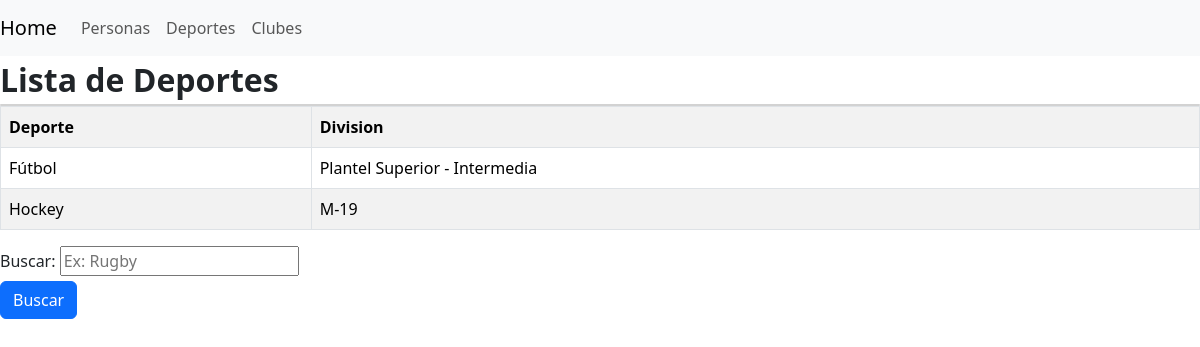
Page /deporte/ on the earlier database version.
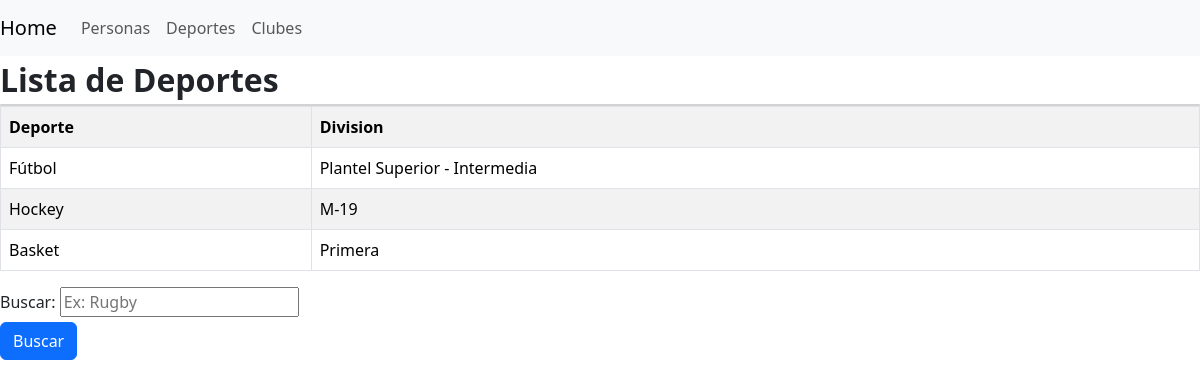
Same page on the later database version.
### polls/models.py (models this page shows, shortened)
class Deporte(models.Model):
    nombredeporte = models.CharField(max_length=100)
    division = models.CharField(max_length=100)

### polls/views.py (the view)
# urls.py: path('deporte/', views.ver_deporte, name='Deportes'),
def ver_deporte(request):
    deporte_list = Deporte.objects.all()
    template = loader.get_template('polls/deporte.html')
    context = {
        'deporte_list': deporte_list,
    }
    return HttpResponse(template.render(context, request))

### polls/templates/polls/deporte.html (shortened to what this page needs)
{% extends 'polls/base.html' %}
{% block content0 %}Lista de Deportes{% endblock %}
{% block content %}
    <tr>
      <th>Deporte</th>
      <th>Division</th>
    </tr>
    {% if deporte_list %}
        {% for deporte in deporte_list %}
            <tr>
            <td>{{ deporte.nombredeporte }}</td>
            <td>{{ deporte.division }}</td>
            </tr>
        {% endfor %}
    {% else %}
        <p>No polls are available.</p>
    {% endif %}
{% endblock %}
{% block content2 %}
<form action="/buscard/" method="GET">
      <label for="deporteInput" class="form-label">Buscar: </label>
      <input id="nombredeporte" name="nombredeporte" type="text" placeholder="Ex: Rugby">
    </div>
    <button type="submit" class="btn btn-primary">Buscar</button>
{% endblock %}

### polls/templates/polls/base.html (shortened to what this page needs)
<!DOCTYPE html>
{% load bootstrap5 %}
{% bootstrap_css %}
<nav class="navbar navbar-expand-lg navbar-light bg-light">
    <a class="navbar-brand" href="/">Home</a>
    <div class="collapse navbar-collapse" id="navbarNavAltMarkup">
        <div class="navbar-nav">
            <a class="nav-item nav-link" href="/persona">Personas</a>
            <a class="nav-item nav-link" href="/deporte">Deportes</a>
            <a class="nav-item nav-link" href="/club">Clubes</a>
        </div>
    </div>
</nav>
<div class="fs-2 fw-bold">
    {% block content0 %}{% endblock %}
</div>
<div class="card">
</div>
<table class="table table-hover table-striped table-bordered">
    {% block content %}{% endblock %}
</table>
<div>
    {% block content2 %}{% endblock %}

Differences in the rows shown:
added Deporte: nombredeporte "Basket", division "Primera"
